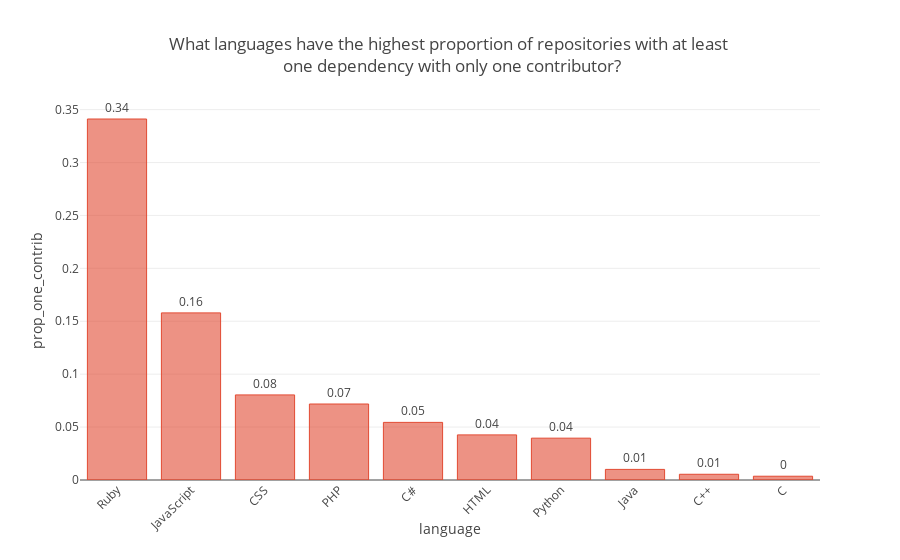

Source (notebook cell):
### Markdown cell above
### What languages have the highest proportion of repositories with at least one dependency with only one contributor?
We find the number of repositories per language that have at least one dependency that has exactly one contributor and divide by the total number of repositories per language.

### Code cell
query = """
SELECT 
    T1.language,
    T1.count / T2.count AS prop_one_contrib   
FROM
    (SELECT 
        language,
        COUNT(*) AS count
    FROM
        (SELECT 
            repositories.language AS language,
            repositories.id AS id
        FROM
            `bigquery-public-data.libraries_io.repository_dependencies` AS repository_dependencies
        JOIN
            `bigquery-public-data.libraries_io.projects_with_repository_fields` AS projects_with_repository_fields
        ON 
            repository_dependencies.dependency_project_id = projects_with_repository_fields.id
        JOIN
            `bigquery-public-data.libraries_io.repositories` AS repositories
        ON 
            repositories.id = repository_dependencies.repository_id
        WHERE 
            repositories.language IN ({0})
        AND
            projects_with_repository_fields.repository_contributors_count = 1
        GROUP BY
            repositories.language,
            repositories.id) AS T1
    GROUP BY
        language) AS T1
JOIN 
    (SELECT
        language,
        COUNT(*) AS count
    FROM
        `bigquery-public-data.libraries_io.repositories`
    WHERE 
        language IN ({0})
    GROUP BY
        language) AS T2
ON
    T1.language = T2.language
ORDER BY
    prop_one_contrib DESC;
""".format(languages)


question = 'What languages have the highest proportion of repositories with at least <br> one dependency with only one contributor?'
response = run_query(query, question)
generate_chart(response, 'language', 'prop_one_contrib', question)

### Figure 1 — Plotly figure (JSON) as saved in the notebook; plotly's stock layout.template omitted (floating-point values rounded to 4 significant figures)
{"data": [{"marker": {"color": "rgba(226, 74, 51, 0.6)", "line": {"color": "rgba(226, 74, 51, 1.0)", "width": 1}}, "name": "None", "orientation": "v", "text": ["0.34", "0.16", "0.08", "0.07", "0.05", "0.04", "0.04", "0.01", "0.01", "0"], "textposition": "outside", "type": "bar", "uid": "68c3baae-7d3b-4e7e-9cff-edac5b222f15", "x": ["Ruby", "JavaScript", "CSS", "PHP", "C#", "HTML", "Python", "Java", "C++", "C"], "y": [0.3411, 0.1579, 0.0804, 0.07181, 0.05444, 0.04264, 0.03953, 0.01002, 0.005416, 0.003565]}], "layout": {"title": "What languages have the highest proportion of repositories with at least <br> one dependency with only one contributor?", "xaxis": {"automargin": true, "tickangle": -45, "title": "language"}, "yaxis": {"automargin": true, "title": "prop_one_contrib"}}}
